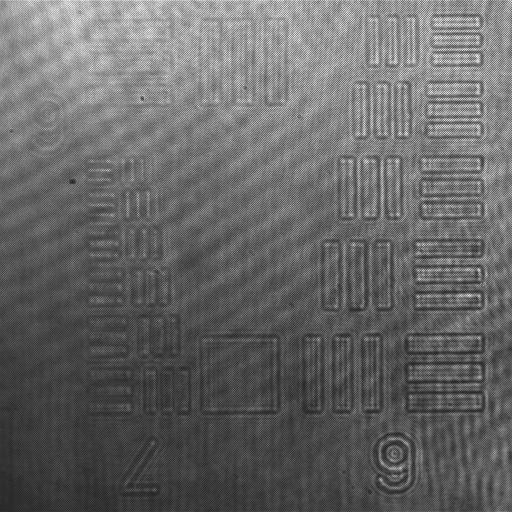
#> input picture USAF_20x.jpg, 1024 x 1024 px (shown at 1/2 size)
$ python -i phaseShifting.py   (imports and definitions only)
#> lines starting #> are read from the running program, lines starting #| are printed output that depends on the picture; after the words box and inside, x2 and y2 are one past the last pixel; in counts of white or black regions, pixels touching at a corner belong together
#> further down, picture is the input picture: shape (1024, 1024); min 17, max 255, mean 103
"""
Title-->            Phase phaseShifting package
Author-->           Ana Doblas, Carlos Trujillo, Raul Castaneda,
Date-->             21/02/2021
Last modified-->    11/04/2022
Groups-->           University of Memphis -  Optical Imaging Research laboratory (OIRL)
                    EAFIT University - Applied Optics Group
Abstract -->        Script for implementing six phase shifting algorithms implemented in pyDHM:
                    SOSR, BPS2, BPS3, PS5, PS4 and PS3.
Links-->            More information can be found on the website
                    https://github.com/catrujilla/pyDHM
"""

# libraries
import numpy as np
import math
from math import pi
from scipy.optimize import minimize
import scipy
import sys
import cv2

# [374 lines left out: functions SOSR, BPS2, BPS3, PS5, PS4, PS3, not called in this run]


'''
Auxiliary functions
'''
# Function to determine if the holograms is off-axis or not
def regime(inp):
    holoFT = np.float32(inp)
    fft_holo = cv2.dft(holoFT, flags=cv2.DFT_COMPLEX_OUTPUT)
    fft_holo = np.fft.fftshift(fft_holo)
    fft_holo_image = 20 * np.log(cv2.magnitude(fft_holo[:, :, 0], fft_holo[:, :, 1]))
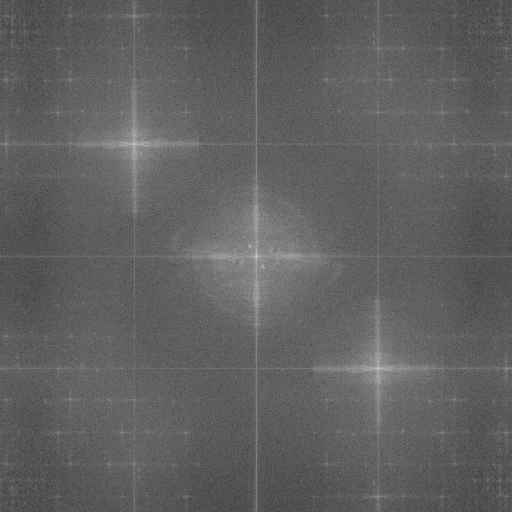
#> fft_holo_image: shape (1024, 1024) float32 (shown at 1/2 size); min 47.53, max 369.9, mean 169.4; drawn with min black and max white
    minVal = np.amin(np.abs(fft_holo_image))
#> minVal = 47.53
    maxVal = np.amax(np.abs(fft_holo_image))
#> maxVal = 369.9
    fft_holo_image = cv2.convertScaleAbs(fft_holo_image, alpha=255.0 / (maxVal - minVal),
                                         beta=-minVal * 255.0 / (maxVal - minVal))

    # cv2.imshow('Binary image_resize', fft_holo_image)
    # cv2.waitKey(0)

    # apply binary thresholding
    ret, thresh = cv2.threshold(fft_holo_image, 240, 255, cv2.THRESH_BINARY)
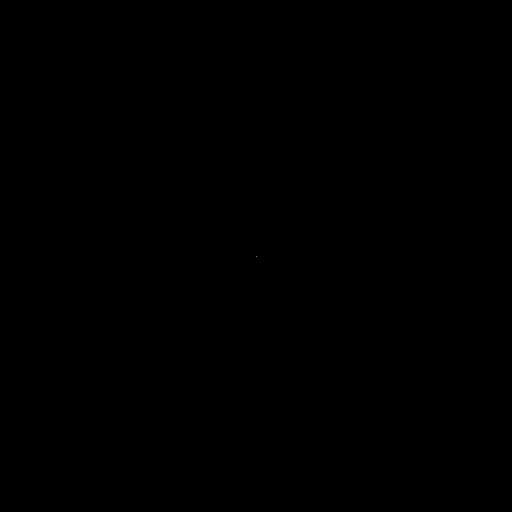
#> thresh: shape (1024, 1024) (shown at 1/2 size); 0% white in thin lines or dots, all inside (x1, y1, x2, y2) = (512, 512, 513, 513)
    #cv2.imshow('Binary image', thresh)
    thresh_rize = cv2.resize(thresh, (1024, 1024))
    #cv2.imshow('Binary image_resize', thresh_rize)
    #cv2.waitKey(0)


    contours, hierarchy = cv2.findContours(image=thresh_rize, mode=cv2.RETR_TREE, method=cv2.CHAIN_APPROX_SIMPLE)
#> contours = [[[512, 512]]]
    # draw contours on the original image
    fft_holo_image = cv2.resize(thresh, (1024, 1024))
    image_copy = fft_holo_image.copy()
#> (the run stopped early here; a loop or call above may not have finished)
